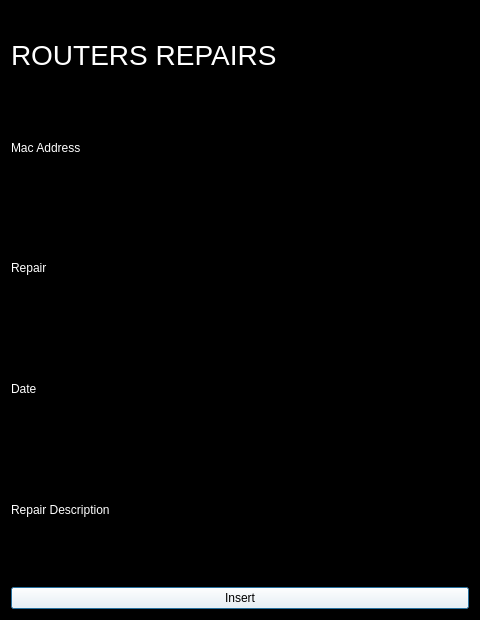
<?xml version="1.0" encoding="UTF-8"?>
<ui version="4.0">
 <class>Dialog</class>
 <widget class="QDialog" name="Dialog">
  <property name="geometry">
   <rect>
    <x>0</x>
    <y>0</y>
    <width>480</width>
    <height>620</height>
   </rect>
  </property>
  <property name="windowTitle">
   <string>Dialog</string>
  </property>
  <property name="styleSheet">
   <string notr="true">background-color : black;
color : white;</string>
  </property>
  <layout class="QVBoxLayout" name="verticalLayout">
   <item>
    <widget class="QLabel" name="label">
     <property name="styleSheet">
      <string notr="true">color : white;
font-size : 28px;</string>
     </property>
     <property name="text">
      <string>ROUTERS REPAIRS</string>
     </property>
    </widget>
   </item>
   <item>
    <widget class="QLabel" name="macAddress">
     <property name="styleSheet">
      <string notr="true">color:white;</string>
     </property>
     <property name="text">
      <string>Mac Address</string>
     </property>
    </widget>
   </item>
   <item>
    <widget class="QLineEdit" name="macAddressLine">
     <property name="styleSheet">
      <string notr="true">color:white;</string>
     </property>
    </widget>
   </item>
   <item>
    <widget class="QLabel" name="label_3">
     <property name="styleSheet">
      <string notr="true">color:white;</string>
     </property>
     <property name="text">
      <string>Repair</string>
     </property>
    </widget>
   </item>
   <item>
    <widget class="QLineEdit" name="repair_line"/>
   </item>
   <item>
    <widget class="QLabel" name="label_4">
     <property name="styleSheet">
      <string notr="true">color:white;</string>
     </property>
     <property name="text">
      <string>Date</string>
     </property>
    </widget>
   </item>
   <item>
    <widget class="QLineEdit" name="date_line"/>
   </item>
   <item>
    <widget class="QLabel" name="label_5">
     <property name="styleSheet">
      <string notr="true">color:white;</string>
     </property>
     <property name="text">
      <string>Repair Description</string>
     </property>
    </widget>
   </item>
   <item>
    <widget class="QLineEdit" name="repair_description_line"/>
   </item>
   <item>
    <widget class="QPushButton" name="insert_btn">
     <property name="styleSheet">
      <string notr="true">background-color: white;
color : black;
</string>
     </property>
     <property name="text">
      <string>Insert</string>
     </property>
    </widget>
   </item>
  </layout>
 </widget>
 <resources/>
 <connections/>
</ui>
